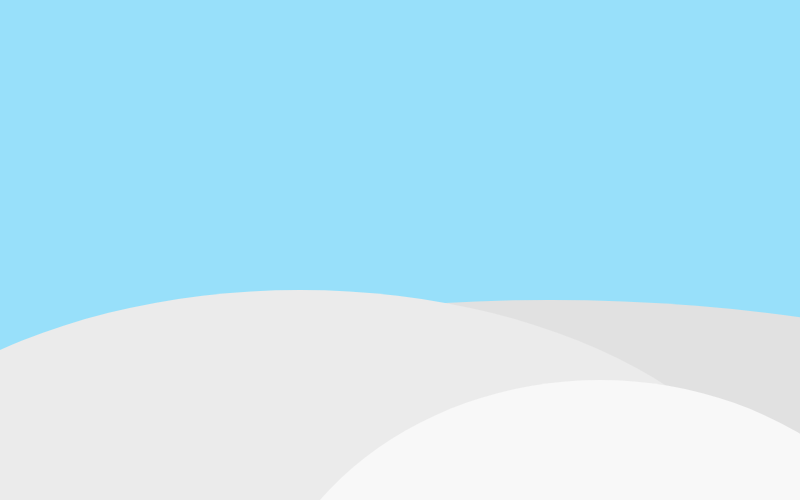
Frame 1 (no input)
Frame 60 (no input): identical to frame 1, image omitted
Frame 120 (the mouse pressed at the canvas centre since frame 60): identical to frame 1, image omitted

The p5.js sketch that drew this single still picture (run headless with seeded random() and noise() and a simulated clock; from frame 60 on, the mouse is pressed at the canvas centre):

// p5.js sketch
// ── sketch.js
// Interactive Scene
// Ted Song
// 9/16/2024
//
// Extra for Experts:
// - describe what you did to take this project "above and beyond"

let currentBack = 0;
let sizeX = 800, sizeY = 500;
let sceneConfig = [ // assign different scene settings through dictionary
  {
    id:0,
    backColor:[152, 224, 250],
    terrainColor1:[225],
    terrainColor2:[235],
    terrainColor3:[248],
  },
  {
    id:1,
    color:"Red",
  },
];


function setup() {
  createCanvas(sizeX, sizeY);
};

function draw() {
  let config = sceneConfig[currentBack]; //gets settings
  background(220);
  noStroke();
  
  fill(config.backColor); //background
  rect(0, 0, sizeX, sizeY); 

  
  fill(config.terrainColor1) //terrain
  ellipse(sizeX - 250, sizeY + 100, 1500, 600)
  fill(config.terrainColor2)
  ellipse(sizeX - 500, sizeY + 90, 1000, 600)
  fill(config.terrainColor3)
  ellipse(sizeX - 200, sizeY + 180, 700, 600)
};
